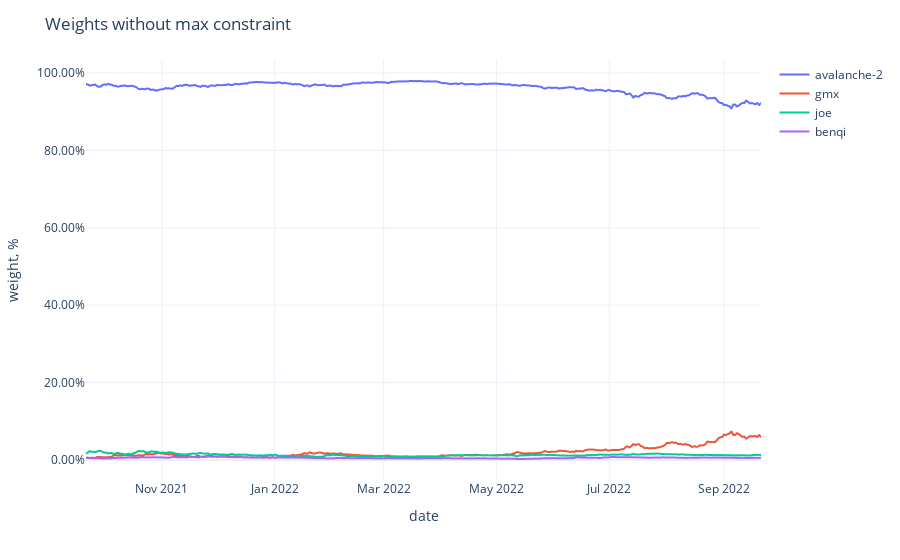

Source (notebook cell):
### Code cell
fig = px.line(weights,
              labels={'value': 'weight, %', 'variable': ''})
fig.update_traces(
    hovertemplate="%{y}"
)
fig.update_yaxes(
    tickformat=".2%",
)
fig.update_xaxes(
    showspikes=True,
    spikethickness=2,
    spikedash="dot",
    spikecolor="#999999",
    spikemode="across",
)
fig.update_layout(
    ## showlegend=False,
    hovermode="x",
    hoverdistance=100,  ## Distance to show hover label of data point
    spikedistance=1000,  ## Distance to show spike
    template='plotly_white',
    title='Weights without max constraint'
)

### Figure 1 — Plotly figure (JSON) as saved in the notebook; plotly's stock layout.template omitted (floating-point values rounded to 4 significant figures; data arrays with more than 128 entries replaced by an {"elided": "..."} marker saying what was removed)
{"data": [{"hovertemplate": "%{y}", "legendgroup": "avalanche-2", "line": {"color": "#636efa", "dash": "solid"}, "marker": {"symbol": "circle"}, "mode": "lines", "name": "avalanche-2", "showlegend": true, "type": "scattergl", "x": {"elided": "366 str values"}, "xaxis": "x", "y": {"elided": "366 float values"}, "yaxis": "y"}, {"hovertemplate": "%{y}", "legendgroup": "gmx", "line": {"color": "#EF553B", "dash": "solid"}, "marker": {"symbol": "circle"}, "mode": "lines", "name": "gmx", "showlegend": true, "type": "scattergl", "x": {"elided": "366 str values"}, "xaxis": "x", "y": {"elided": "366 float values"}, "yaxis": "y"}, {"hovertemplate": "%{y}", "legendgroup": "joe", "line": {"color": "#00cc96", "dash": "solid"}, "marker": {"symbol": "circle"}, "mode": "lines", "name": "joe", "showlegend": true, "type": "scattergl", "x": {"elided": "366 str values"}, "xaxis": "x", "y": {"elided": "366 float values"}, "yaxis": "y"}, {"hovertemplate": "%{y}", "legendgroup": "benqi", "line": {"color": "#ab63fa", "dash": "solid"}, "marker": {"symbol": "circle"}, "mode": "lines", "name": "benqi", "showlegend": true, "type": "scattergl", "x": {"elided": "366 str values"}, "xaxis": "x", "y": {"elided": "366 float values"}, "yaxis": "y"}], "layout": {"autosize": true, "hoverdistance": 100, "hovermode": "x", "legend": {"title": {"text": ""}, "tracegroupgap": 0}, "margin": {"t": 60}, "spikedistance": 1000, "title": {"text": "Weights without max constraint"}, "xaxis": {"anchor": "y", "autorange": true, "domain": [0, 1], "range": ["2021-09-21", "2022-09-21"], "showspikes": true, "spikecolor": "#999999", "spikedash": "dot", "spikemode": "across", "spikethickness": 2, "title": {"text": "date"}, "type": "date"}, "yaxis": {"anchor": "x", "autorange": true, "domain": [0, 1], "range": [-0.05193, 1.034], "tickformat": ".2%", "title": {"text": "weight, %"}, "type": "linear"}}}
